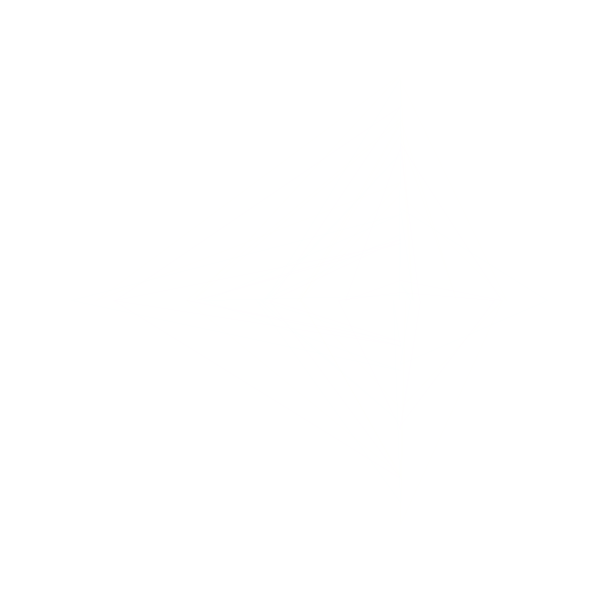
Frame 1 (no input)
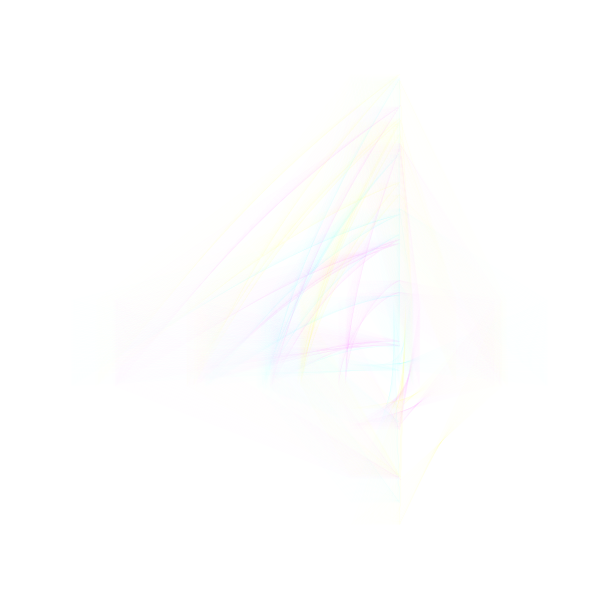
Frame 60 (the mouse pressed at the canvas centre just before this capture)
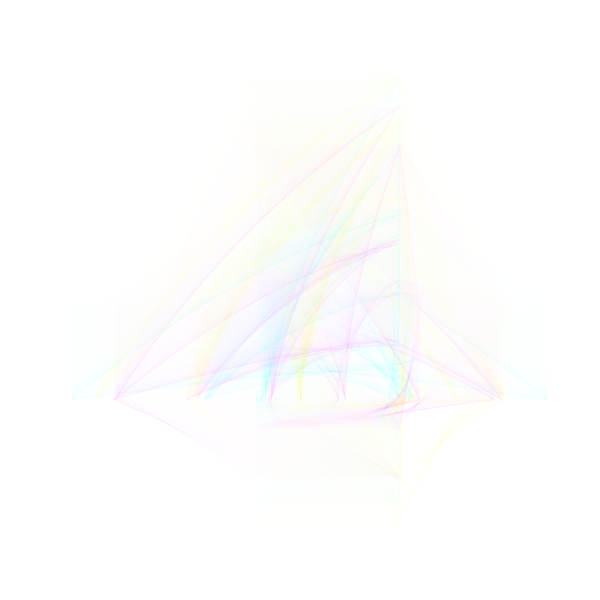
Frame 120 (the mouse held since frame 60 and released just before this capture)

The Processing sketch that drew these frames (run headless with seeded random() and noise(); from frame 60 on, the mouse is pressed at the canvas centre):

// Processing sketch: processing_53103
// ── processing_53103.pde

//Elizabeth Ibarra
//Homework
//using processing.org


float x, y, angle;

void setup(){
  size(600,600);
  background(255);
  smooth();
  x = 0;
  y = 0;
  angle = 0;
  
}

void draw(){
 
  x = cos(radians(angle)) * 100 + width/2;
  y = sin(radians(angle)) * 100 + height/2;
 
 
//shape1  
stroke(192,99,167,1);
noFill();
  beginShape();
  vertex(115,y);
  vertex(x,106);
  vertex(271,y);
  vertex(x,239);
  vertex(196,y);
  vertex(x,243);
  vertex(115,y);
  endShape();
  
  
//shape2 
stroke(124,205,203,1);
noFill();
 
  beginShape();
  vertex(265,y);
  vertex(x,78);
  vertex(399,y);
  vertex(x,234);
  vertex(262,y);
  vertex(x,153);
  vertex(265,y);
  endShape();
  
  //shape3
  stroke(192,99,167,1);
  noFill();
  beginShape();
  vertex(419,y);
  vertex(x,143);
  vertex(501,y);
  vertex(x,280);
  vertex(345,y);
  vertex(x,147);
  vertex(419,y);
  endShape();
  
  //shape4
  stroke(124,205,203,1);
noFill();
  beginShape();
  vertex(413,y);
  vertex(x,208);
  vertex(547,y);
  vertex(x,364);
  vertex(410,y);
  vertex(x,283);
  vertex(413,y);
  endShape();
  
  
  //shape5
    noFill();
    stroke(192,99,167,1);
  beginShape();
  vertex(338,y);
  vertex(x,292);
  vertex(494,y);
  vertex(x,425);
  vertex(420,y);
  vertex(x,429);
  vertex(338,y);
  endShape();
  
  //shape6
    stroke(124,205,203,1);
noFill();
  beginShape();
  vertex(260,y);
  vertex(x,346);
  vertex(393,y);
  vertex(x,502);
  vertex(256,y);
  vertex(x,422);
  vertex(260,y);
  endShape();


//shape7  
    noFill();
    stroke(192,99,167,1);
  beginShape();
  vertex(187,y);
  vertex(x,341);
  vertex(269,y);
  vertex(x,478);
  vertex(113,y);
  vertex(x,345);
  vertex(187,y);
  endShape();
  
  
//shape8  
      stroke(124,205,203,1);
noFill();
  beginShape();
  vertex(71,y);
  vertex(x,214);
  vertex(207,y);
  vertex(x,295);
  vertex(204,y);
  vertex(x,370);
  vertex(71,y);
  endShape();


//green1
      stroke(205,216,57,1);
noFill();
  beginShape();
  vertex(x,74);
  vertex(193,y);
  vertex(x,121);
  vertex(297,y);
  vertex(x,182);
  vertex(96,y);
  vertex(x,74);
  endShape();

//green2
      stroke(205,216,57,1);
noFill();
  beginShape();
  vertex(x,524);
  vertex(405,y);
  vertex(x,477);
  vertex(301,y);
  vertex(x,408);
  vertex(502,y);
  vertex(x,524);
  endShape();
  
  //green3
      stroke(205,216,57,1);
noFill();
  beginShape();
  vertex(x,80);
  vertex(506,y);
  vertex(x,194);
  vertex(300,y);
  vertex(x,123);
  vertex(412,y);
  vertex(x,80);
  endShape();
  
  
  //green4
      stroke(205,216,57,1);
noFill();
  beginShape();
  vertex(x,118);
  vertex(456,y);
  vertex(x,134);
  vertex(300,y);
  vertex(x,475);
  vertex(186,y);
  vertex(x,118);
  endShape();
  

angle++;
}
